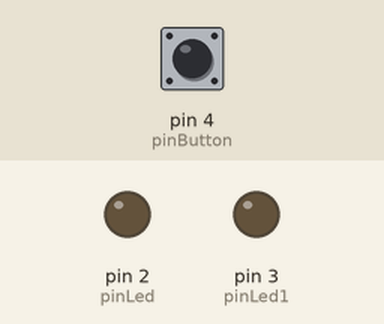
Bench run of a sketch on a simulated Arduino Uno, built with avr-gcc and run on an emulated ATmega328P. Parts: output pins drawn as LEDs (lit = HIGH). The test bench sets the inputs (shaded band); at power-on: pin 4 (pinButton) LOW. WiFi joins after 1.5 s; servers stay silent unless stated.

Above: at 4.2 s.
4.3 s: pin 4 (pinButton) pulled HIGH for 0.25 s
At 4.51 s:
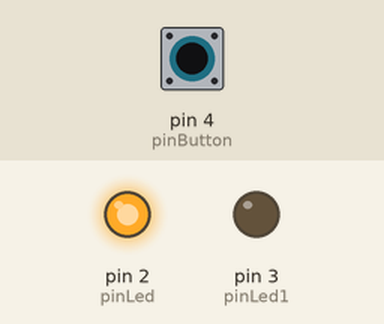
6.1 s: pin 4 (pinButton) pulled HIGH for 3.2 s
At 10.7 s:
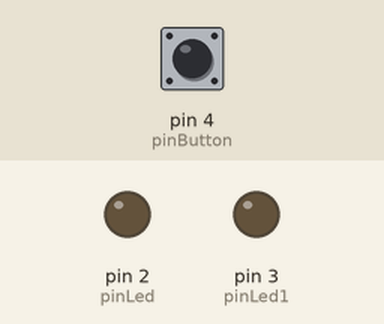
Timing chart, 0 to 12.2 s (numbered marks = the images above; inputs shaded):
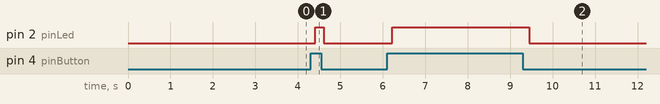

Measured:
- after the input at 4.3 s, pin 2 (pinLed): LOW → HIGH after 0.11 s, → LOW 0.20 s later
- after the input at 6.1 s, pin 2 (pinLed): LOW → HIGH after 0.13 s, → LOW 3.2 s later

The sketch:

Localhost.ino
```cpp
/*Inclusión de librerías*/
#include <Ethernet.h>
#include <SPI.h>

/*Configuración del módulo Ethernet W5100.*/
byte mac[] = {0xDE, 0xAD, 0xBE, 0xEF, 0xFE, 0xED}; // Dirección MAC (física) del Arduino.
IPAddress server{192,168,2,100}; // Dirección IPV4 de la PC (localhost).
IPAddress ip{192,168,2,20}; // Dirección IPV4 del Arduino.
EthernetClient client; // Declaración del cliente ethernet.
/*Declaración de variables.*/
float ledstatus;
int pinLed = 2, pinLed1 = 3, pinButton = 4;

void setup() {
  Ethernet.begin(mac,ip); // Inicialización de la librería Ethernet y las debidas configuraciones de red.
  delay(3000);
  pinMode(pinLed, OUTPUT); // Definición del Pin '2' (asociado a la variable "pinLed") como uno de salida.
  pinMode(pinLed1, OUTPUT); // Definición del Pin '3' (asociado a la variable "pinLed1") como uno de salida.
  pinMode(pinButton, INPUT); // Definición del Pin '4' (asociado a la variable "pinButton") como uno de entrada.
}
void loop() {
  if(client.connect(server, 80)) // Inicialización de la conexión del cliente con el servidor.
  {
    if (digitalRead(pinButton) == HIGH) // Si se estuviera presionando el botón, se procedería:
    {
      digitalWrite(pinLed, HIGH); // Encendiendo el led.
      ledstatus = 3.4; // Asignando el valor flotante '3.4' a la variable "ledstatus".
    }
    else // Si fuese incorrecto lo anterior, se proseguiría:
    {
      digitalWrite(pinLed, LOW); // Apagando el led.
      ledstatus = 0; // Asignando el valor '0' a la variable "ledstatus".
    }
    client.print("GET /Ethernet.php?ledstat="); // Petición de tipo 'GET' al servidor (en este caso, localhost).
    client.print(ledstatus); // Variable cuya información es enviada al documento "Ethernet.php", del que se registra en la base de datos.
    client.println("HTTP/1.1");
  }
  else // Si no lograse establecerse la conexión, se procedería:
  {
    digitalWrite(pinLed1, HIGH); // Prendiendo fijamente el led.
  }
  if (!client.connected()) // En caso de que el cliente se desconectara del servidor o, en su defecto, no se pudiera conectar al mismo, se proseguiría:
  {
    /*Inicializando un patrón de encendido y apagado del led.*/
    digitalWrite(pinLed1, HIGH);
    delay(1000);
    digitalWrite(pinLed1, LOW);
  }
  client.stop(); // Detiene las funciones del cliente.
}
```
